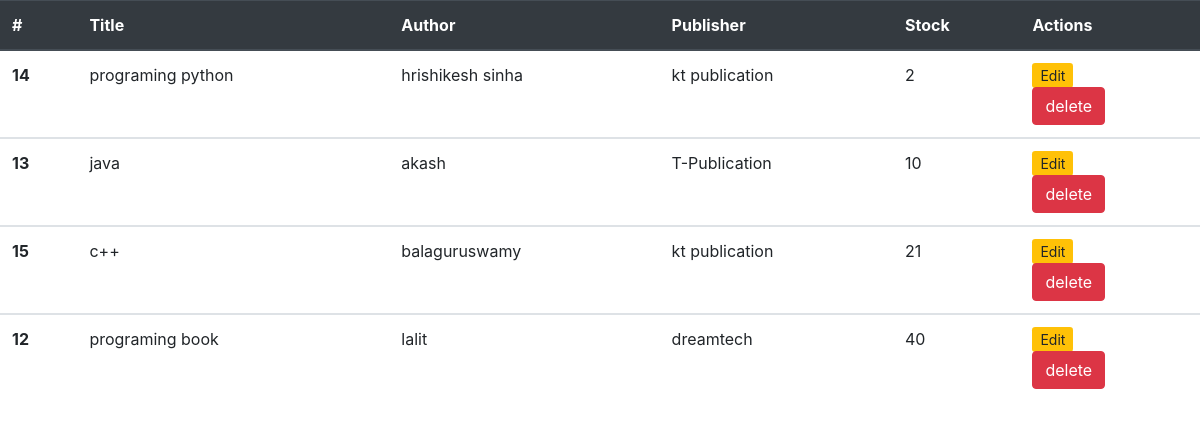
Screenshot of /highstock with the database file from the repository.
### home/models.py (models this page shows)
class Books(models.Model):
    sno=models.AutoField(primary_key=True)
    title=models.CharField(max_length=100)
    author=models.CharField(max_length=120)
    publisher=models.CharField(max_length=100)
    stock=models.IntegerField(max_length=100)

### home/views.py (the view)
# urls.py: path('highstock',views.highstock,name='highstock'),
def highstock(request):
    pi= Books.objects.all().order_by('stock')
    context={
        'pi':pi
    }
    return render(request,'highstock.html',context)

### templates/highstock.html
{% extends 'base.html' %}
{% block body %}
<table class="table">
    <thead class="thead-dark">
      <tr>
        <th scope="col">#</th>
        <th scope="col">Title</th>
        <th scope="col">Author</th>
        <th scope="col">Publisher</th>
        <th scope="col">Stock</th>
        <th scope="col">Actions</th>
      </tr>
    </thead>
    {%for items in pi%}
    <tbody>
      <tr>
        <th scope="row">{{items.sno}}</th>
        <td>{{items.title}}</td>
        <td>{{items.author}}</td>
        <td>{{items.publisher}}</td>
        <td>{{items.stock}}</td>
        <td><a href="{% url 'updatedata' items.sno%}" class="btn-warning btn-sm" id="update">Edit</a>
            <form action="{% url 'deletedata' items.sno%}" method="post">{% csrf_token %}<input type="submit" class="btn btn-danger" value="delete"></form></td>
      </tr>
    </tbody>
    {%endfor%}
  </table>
{% endblock body %}

### rows the page displays
Books: sno "14", title "programing python", author "hrishikesh sinha", publisher "kt publication", stock "2"
Books: sno "13", title "java", author "akash", publisher "T-Publication", stock "10"
Books: sno "15", title "c++", author "balaguruswamy", publisher "kt publication", stock "21"
Books: sno "12", title "programing book", author "lalit", publisher "dreamtech", stock "40"
